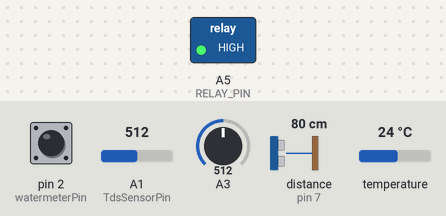
A sketch run on a simulated Arduino Uno, built with avr-gcc and run on an emulated ATmega328P. Shown: switched loads named in the sketch (green lamp = pin HIGH). Wiring (inferred from the names in the program): ultrasonic range finder: trigger pin 3; echo pin 7. The test bench sets the inputs (shaded band); at power-on: distance to the obstacle (sensor on pin 7) 80 cm, pin 2 (watermeterPin) HIGH, A1 (TdsSensorPin) = 512, A3 = 512, temperature 24 °C. The echo pulse lasts 58.3 µs per cm; WiFi joins after 1.5 s; servers stay silent unless stated; pins used as bus, display or sensor lines are not drawn.

Above: at 4.9 s.
5.0 s: distance to the obstacle (sensor on pin 7) set to 7 cm
6.7 s: distance to the obstacle (sensor on pin 7) set to 4 cm
At 8.7 s:
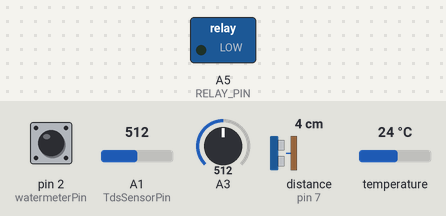
9.0 s: distance to the obstacle (sensor on pin 7) set to 9 cm
At 10.5 s:
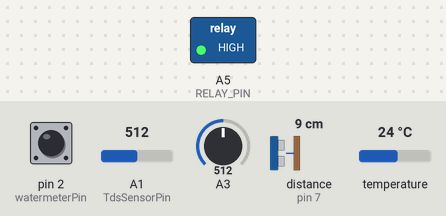
Timing chart, 0 to 12.0 s (numbered marks = the images above; inputs shaded):
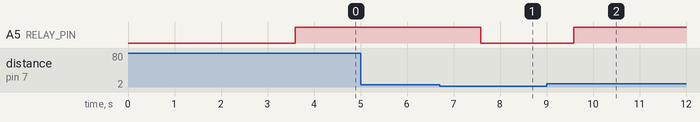

Measured:
- the behaviour switches between 6 and 5 cm on distance to the obstacle (sensor on pin 7) (found by bisection; images 0 and 1)
- after the input at 5.0 s, every drawn part: stays the same
- after the input at 6.7 s, A5 (RELAY_PIN): HIGH → LOW after 0.89 s
- after the input at 9.0 s, A5 (RELAY_PIN): LOW → HIGH after 0.59 s

The sketch:

BlynkCode.ino
```cpp
#include <OneWire.h>
#include <DallasTemperature.h>

#define BLYNK_PRINT SwSerial
#define echoPin 7
#define trigPin 3

#define TdsSensorPin A1
#define VREF 5.0      // analog reference voltage(Volt) of the ADC
#define SCOUNT  30           // sum of sample point

#define ONE_WIRE_BUS 4
const int watermeterPin = 2;
const int RELAY_PIN = A5;


volatile int  pulse_frequency;
unsigned int  literperhour;
unsigned long currentTime, loopTime;
byte sensorInterrupt = 0;

int analogBuffer[SCOUNT];    // store the analog value in the array, read from ADC
int analogBufferTemp[SCOUNT];
int analogBufferIndex = 0,copyIndex = 0;
int forcestop=0,emailflag=0;
float averageVoltage = 0,tdsValue = 0,temperature = 25;

float cel=0.0;
// Setup a oneWire instance to communicate with any OneWire device
OneWire oneWire(ONE_WIRE_BUS);

// Pass oneWire reference to DallasTemperature library
DallasTemperature sensors(&oneWire);

long duration;
int distance;


#include <SoftwareSerial.h>
SoftwareSerial SwSerial(10, 11); // RX, TX

#include <BlynkSimpleStream.h>

// You should get Auth Token in the Blynk App.
// Go to the Project Settings (nut icon).
char auth[] = "O7n0PVuZbivMYuQQdRhjWeqpL7x_0FIu";
BlynkTimer timer;

// This function sends Arduino's up time every second to Virtual Pin (5).
// In the app, Widget's reading frequency should be set to PUSH. This means
// that you define how often to send data to Blynk App.

void setup()
{
  pinMode(watermeterPin, INPUT);
  pinMode(trigPin,OUTPUT);
  pinMode(echoPin,INPUT);
  pinMode(RELAY_PIN, OUTPUT);
  pinMode(TdsSensorPin,INPUT);
  // Debug console
  SwSerial.begin(9600);

  // Blynk will work through Serial
  // Do not read or write this serial manually in your sketch
  Serial.begin(9600);
  attachInterrupt(sensorInterrupt, getFlow, FALLING);
  currentTime = millis();
  loopTime = currentTime;
  Blynk.begin(Serial, auth);
  sensors.begin();


  // Setup a function to be called every second
  timer.setInterval(1000L, myTimerEvent);
}
void myTimerEvent()
{
  sensors.requestTemperatures();


      Blynk.virtualWrite(V4,pulse_frequency * 60 / 7.5);

      Blynk.virtualWrite(V5, sensors.getTempCByIndex(0));
      Blynk.virtualWrite(V6,getdistance());
      Blynk.virtualWrite(V2,getTDS());
      Blynk.virtualWrite(V3,analogRead(A3)*(5.0/1024.0));
      pulse_frequency=0;

      if(getdistance()<80 && forcestop==0)
      {
        startmotor();
        }
      else
      {
        stopmotor();
        }

      if(getTDS()>1000 && emailflag==0)
      {
        Blynk.email("aadhithyanpandian@gmail.com","Unsafe Water","The tds level has reached unsafe levels!!");
        emailflag=1;
        }
      if(getTDS()<500 && emailflag==1)
      {
        emailflag=0;
        }

}

long getdistance()
{
  digitalWrite(trigPin,LOW);
  delayMicroseconds(2);
  digitalWrite(trigPin,HIGH);
  delayMicroseconds(10);
  digitalWrite(trigPin,LOW);

 duration=pulseIn(echoPin,HIGH);
 distance=(duration*0.034/2);

    return (20-distance)*5;
}

void loop()
{
   static unsigned long analogSampleTimepoint = millis();
   if(millis()-analogSampleTimepoint > 40U)     //every 40 milliseconds,read the analog value from the ADC
   {
     analogSampleTimepoint = millis();
     analogBuffer[analogBufferIndex] = analogRead(TdsSensorPin);    //read the analog value and store into the buffer
     analogBufferIndex++;
     if(analogBufferIndex == SCOUNT)
         analogBufferIndex = 0;
   }
   static unsigned long printTimepoint = millis();
   if(millis()-printTimepoint > 800U)
   {
      printTimepoint = millis();
      for(copyIndex=0;copyIndex<SCOUNT;copyIndex++)
        analogBufferTemp[copyIndex]= analogBuffer[copyIndex];
      averageVoltage = getMedianNum(analogBufferTemp,SCOUNT) * (float)VREF / 1024.0; // read the analog value more stable by the median filtering algorithm, and convert to voltage value
      float compensationCoefficient=1.0+0.02*(temperature-25.0);    //temperature compensation formula: fFinalResult(25^C) = fFinalResult(current)/(1.0+0.02*(fTP-25.0));
      float compensationVolatge=averageVoltage/compensationCoefficient;  //temperature compensation
      tdsValue=(133.42*compensationVolatge*compensationVolatge*compensationVolatge - 255.86*compensationVolatge*compensationVolatge + 857.39*compensationVolatge)*0.5; //convert voltage value to tds value
      //Serial.print("voltage:");
      //Serial.print(averageVoltage,2);
      //Serial.print("V   ");

   }

  // You can send any value at any time.
  // Please don't send more that 10 values per second.
  Blynk.run();
  timer.run(); // Initiates BlynkTimer

}


void getFlow ()
{
   pulse_frequency++;
}

void startmotor()
{
  digitalWrite(RELAY_PIN, HIGH);
}

void stopmotor()
{
  digitalWrite(RELAY_PIN, LOW);
}

int getMedianNum(int bArray[], int iFilterLen)
{
      int bTab[iFilterLen];
      for (byte i = 0; i<iFilterLen; i++)
      bTab[i] = bArray[i];
      int i, j, bTemp;
      for (j = 0; j < iFilterLen - 1; j++)
      {
      for (i = 0; i < iFilterLen - j - 1; i++)
          {
        if (bTab[i] > bTab[i + 1])
            {
        bTemp = bTab[i];
            bTab[i] = bTab[i + 1];
        bTab[i + 1] = bTemp;
         }
      }
      }
      if ((iFilterLen & 1) > 0)
    bTemp = bTab[(iFilterLen - 1) / 2];
      else
    bTemp = (bTab[iFilterLen / 2] + bTab[iFilterLen / 2 - 1]) / 2;
      return bTemp;
}

float getTDS()
{
  return tdsValue;
  }


BLYNK_WRITE(V7)
{
  forcestop=param.asInt();
  }
```
